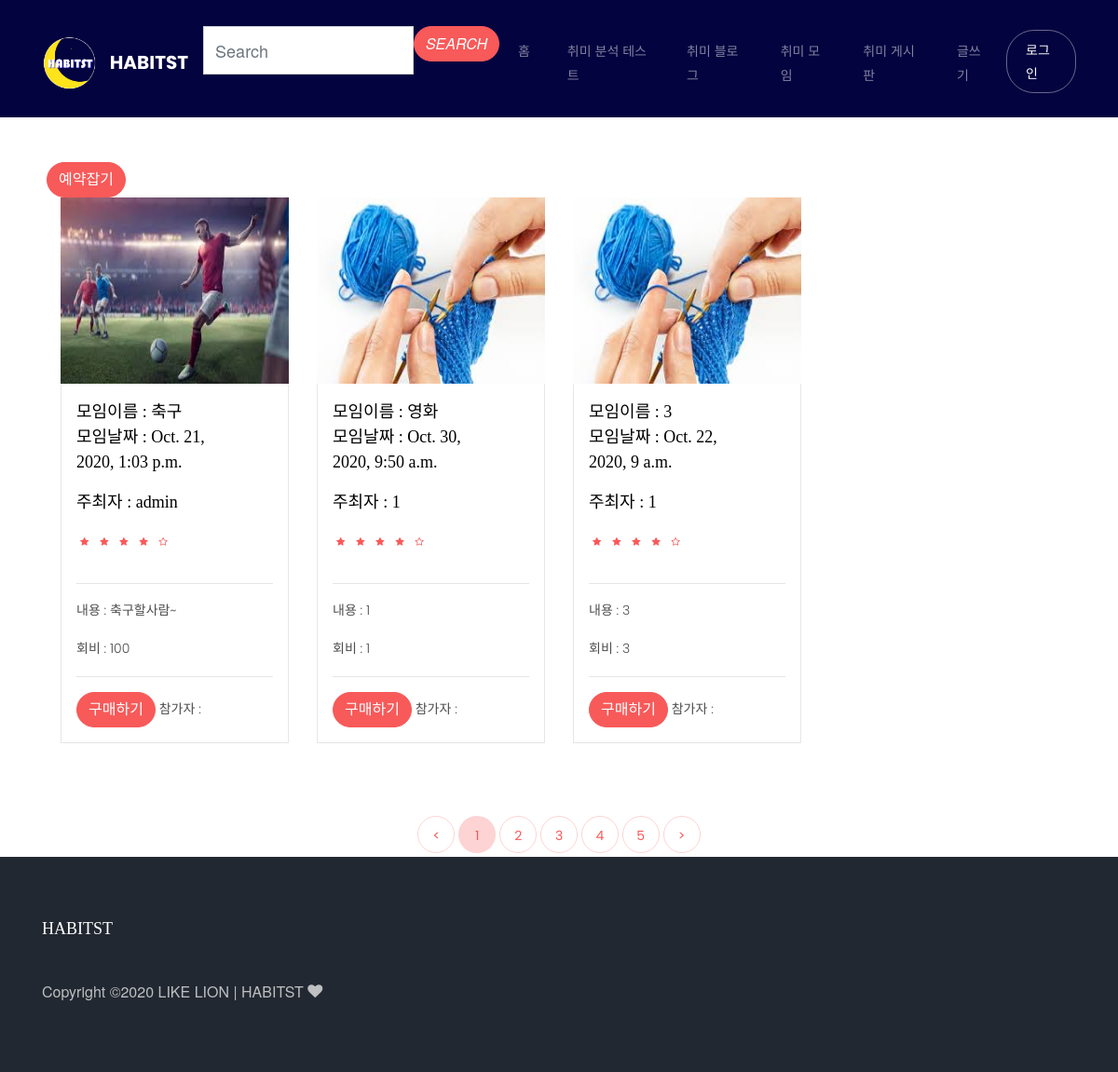
The app's page /shop/ with its own data.
### shop/models.py (models this page shows)
class Item(models.Model):
    name = models.CharField(max_length=100)
    desc = models.TextField(blank=True)
    amount = models.PositiveIntegerField()
    photo = models.ImageField()
    date_select = models.DateTimeField(null=True,blank=True)
    is_public = models.BooleanField(default=True, db_index=True)
    created_at = models.DateTimeField(auto_now_add=True,null=True)
    updated_at = models.DateTimeField(auto_now=True)
    username = models.ForeignKey(settings.AUTH_USER_MODEL,on_delete=models.CASCADE,default='')
    hashtag_field = models.CharField(max_length=200, blank=True) #해시태그
    place=models.CharField(max_length=200, blank=True) #장소
    rule=models.TextField(blank=True) #규칙
    max_p=models.PositiveIntegerField(default=1) #최대인원
    meet_id=models.PositiveIntegerField(default=0) #모임 고유번호
    member=models.ManyToManyField(settings.AUTH_USER_MODEL, related_name="members") #모임인원
    other_id=models.PositiveIntegerField(default=0) #참가자 고유번호

### appname/models.py (models this page shows)
class CustomUser(AbstractUser):
    def __str__(self):
        return self.username
    nickname = models.CharField(max_length=20)
    phone_number = models.CharField(max_length=20)
    profile_image = models.ImageField(upload_to='images/', blank=True)

### shop/views.py (the view)
class ItemListView(ListView):
    model = Item
    queryset = Item.objects.filter(is_public=True)
    def get_queryset(self):
        self.q = self.request.GET.get('q', '')
        qs = super().get_queryset()
        if self.q:
            qs = qs.filter(name__icontains=self.q)
        return qs
    def get_context_data(self, **kwargs):
        context = super(ItemListView,self).get_context_data(**kwargs)
        context['q'] = self.q
        context['Order_list'] = Order.objects.all()
        return context

### shop/templates/shop/item_list.html (shortened to what this page needs)
{% extends 'appname/base.html' %}
{% block content %}
{% load humanize %}
<div class="side">
  <a href="meet_create" class="btn btn-primary btn-xl rounded-pill mt-5">예약잡기</a>
<div class="row">
  {% for item in item_list %}
  <div class="col-md-3 ftco-animate">
        <div class="destination">
          {% if item.photo %}
        <a href="{% url 'shop:withme2' %}?id={{item.id}}" class="img img-2 d-flex justify-content-center align-items-center"><img class="img img-2 d-flex justify-content-center align-items-center" src="{{ item.photo.url }}" alt="" width=100%></a>
          {% endif %}
          <div class="text p-3">
            <div class="d-flex">
              <div class="one">
                <h3><a href="{% url 'shop:withme2' %}?id={{item.id}}">
                  <p>모임이름 : {{item.name}} <br>
                    모임날짜 : {{item.date_select}}</p>
                    주최자 : {{item.username}}</p>
                </a></h3>
                <p class="rate">
                  <i class="icon-star"></i>
                  <i class="icon-star"></i>
                  <i class="icon-star"></i>
                  <i class="icon-star"></i>
                  <i class="icon-star-o"></i>
                </p>
              </div>
            </div>
            <hr>
            {% if item.desc %}
                    <p class="card-text">내용 : {{item.desc}}</p>
            {% endif %}
                    <p class="card-text">회비 : {{item.amount|intcomma}}</p> <hr>
                    <a href="{% url 'shop:order_new' item.id %}" class="btn btn-primary">구매하기</a>
                    참가자 :
          </div>
        </div>
      </div>
      {% endfor %}
</div>
</div>
<div class="row mt-5">
  <div class="col text-center">
    <div class="block-27">
    <ul>
      <li><a href="#">&lt;</a></li>
      <li class="active"><span>1</span></li>
      <li><a href="#">2</a></li>
      <li><a href="#">3</a></li>
      <li><a href="#">4</a></li>
      <li><a href="#">5</a></li>
      <li><a href="#">&gt;</a></li>
    </ul>
    </div>
  </div>
  </div>
{% endblock %}

### appname/templates/appname/base.html (shortened to what this page needs)
{% load static %}
{% block nav %}
<!DOCTYPE html>
<html lang="en">
  <head>
  	<link href="https://cdn.jsdelivr.net/gh/projectnoonnu/noonfonts_six@1.2/NIXGONM-Vb.woff" rel="stylesheet">
    <link rel="stylesheet" href="{% static 'appname/css/open-iconic-bootstrap.min.css' %}">
    <link rel="stylesheet" href="{% static 'appname/css/animate.css' %}">
    <link rel="stylesheet" href="{% static 'appname/css/owl.carousel.min.css' %}">
    <link rel="stylesheet" href="{% static 'appname/css/owl.theme.default.min.css' %}">
    <link rel="stylesheet" href="{% static 'appname/css/magnific-popup.css' %}">
    <link rel="stylesheet" href="{% static 'appname/css/aos.css' %}">
    <link rel="stylesheet" href="{% static 'appname/css/ionicons.min.css' %}">
    <link rel="stylesheet" href="{% static 'appname/css/bootstrap-datepicker.css' %}">
    <link rel="stylesheet" href="{% static 'appname/css/jquery.timepicker.css' %}">
    <link rel="stylesheet" href="{% static 'appname/css/flaticon.css' %}">
    <link rel="stylesheet" href="{% static 'appname/css/icomoon.css' %}">
    <link rel="stylesheet" href="{% static 'appname/css/style.css' %}">
    <link rel="stylesheet" href="{% static 'appname/css/postblog.css' %}">
  </head>
  <body>
    <nav class="navbar navbar-expand-lg navbar-dark ftco_navbar bg-dark ftco-navbar-light" id="ftco-navbar">
	    <div class="container" style="background-color:rgba(3,3,63,1); ">
        <a class="navbar-brand" href="{% url 'main' %}"><img id="_logo_back" src="{% static 'appname/images/logo_back.png' %}">&nbsp;&nbsp; HABITST</a>
      <div class="collapse navbar-collapse" id="ftco-nav">
        <ul class="navbar-nav ml-auto">
          <form class="d-block d-flex" action="{% url 'search' %}" method="post">
            <div class="fields d-block d-flex">
            <input class="form-control" type="search" placeholder="Search" aria-label="Search" name="q" value="{{q}}">
            <div class="select-wrap one-third">
            <button class="search-submit btn btn-primary" type="submit"><i class="glyphicon glyphicon-search">SEARCH</i></button>
          </div>
        </div>
            </form>
		      <li class="nav-item active"><a href="{% url 'main' %}" class="nav-link">홈</a></li>
		      <li class="nav-item active"><a href="{% url 'Test:main' %}" class="nav-link">취미 분석 테스트</a></li>
          <li class="nav-item active"><a href="hotel.html" class="nav-link">취미 블로그</a></li>
          <li class="nav-item active"><a href="shop" class="nav-link">취미 모임</a></li>
          <li class="nav-item active"><a href="{% url 'myblog' %}" class="nav-link">취미 게시판</a></li>
	    	  <li class="nav-item active"><a href="{% url 'create' %}" class="nav-link">글쓰기</a></li>
		      <li class="nav-item cta"><a href="{% url 'signin' %}" class="nav-link"><span>로그인</span></a></li>
         </ul>
        </div>
	    </div>
    </nav>
  {% endblock %}
  {% block content %}
  {% endblock %}
  {% block footer %}
  <div class="wrapper">
    <footer class="ftco-footer ftco-bg-dark ftco-section">
	    <div class="container">
	     <div class="ftco-footer-widget mb-4">
		   	<h2 class="ftco-heading-2">HABITST</h2>
          <p> Copyright &copy;<script>document.write(new Date().getFullYear());</script> LIKE LION | HABITST <i class="icon-heart" aria-hidden="true"></i> <a href="https://colorlib.com" target="_blank"></a> </p>
       </div>
      </div>
     </div>
  </body>
</html>
{% endblock %}

### appname/static/appname/css/icomoon.css (style rules this page uses)
[class^="icon-"], [class*=" icon-"] { font-family: 'icomoon' !important; speak: none; font-style: normal; font-weight: normal; font-variant: normal; text-transform: none; line-height: 1; -webkit-font-smoothing: antialiased; -moz-osx-font-smoothing: grayscale; }
.icon-heart:before { content: "\f004"; }
.icon-star:before { content: "\f005"; }
.icon-star-o:before { content: "\f006"; }

### appname/static/appname/css/postblog.css (style rules this page uses)
h2 { font-family: 'GmarketSansLight'; font-size: 20px; color: #03033f; text-align: left; }
h3 { font-family: 'GmarketSansLight'; font-size: 15px; color: #03033f; text-align: left; }

### records on screen
Item: photo (picture), name "축구", date_select "Oct. 21, 2020, 1:03 p.m.", username "admin", desc "축구할사람~", amount "100"
Item: photo (picture), name "영화", date_select "Oct. 30, 2020, 9:50 a.m.", username "1", desc "1", amount "1"
Item: photo (picture), name "3", date_select "Oct. 22, 2020, 9 a.m.", username "1", desc "3", amount "3"
